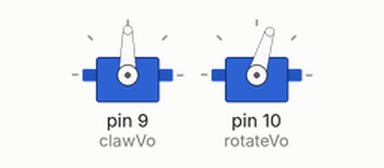
Bench run of a sketch on a simulated Arduino Uno, built with avr-gcc and run on an emulated ATmega328P. Shown: 2 × servo.

Above: at 0.05 s.
At 0.95 s:
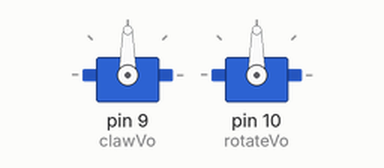
At 1.85 s:
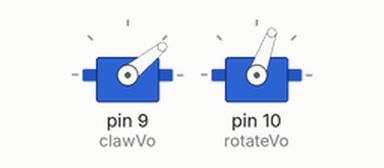
At 3.65 s:
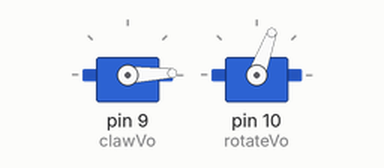
Timing chart, 0 to 8.5 s (numbered marks = the images above):
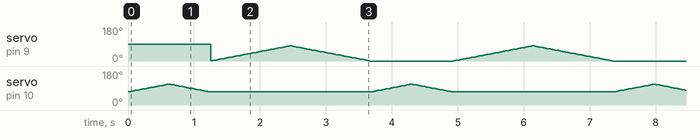

The sketch:

Servo_tests.ino
```cpp
#include <Servo.h>

Servo rotateVo;
Servo clawVo;// create servo object to control a servo
// twelve servo objects can be created on most boards

int pos = 0;    // variable to store the servo position

void setup() {
  clawVo.attach(9);  // attaches the servo on pin 9 to the servo object
  rotateVo.attach(10);
}

void loop() {
  for (pos = 70; pos <= 110; pos += 1) { // goes from 0 degrees to 180 degrees
    // in steps of 1 degree
    rotateVo.write(pos);              // tell servo to go to position in variable 'pos'
    delay(15);                       // waits 15ms for the servo to reach the position
  }
  for (pos = 110; pos >= 70; pos -= 1) { // goes from 180 degrees to 0 degrees
    rotateVo.write(pos);              // tell servo to go to position in variable 'pos'
    delay(15);                       // waits 15ms for the servo to reach the position
  }
  for (pos = 0; pos <= 80; pos += 1) { // goes from 0 degrees to 180 degrees
    // in steps of 1 degree
    clawVo.write(pos);              // tell servo to go to position in variable 'pos'
    delay(15);                       // waits 15ms for the servo to reach the position
  }
  for (pos = 80; pos >= 0; pos -= 1) { // goes from 180 degrees to 0 degrees
    clawVo.write(pos);              // tell servo to go to position in variable 'pos'
    delay(15);                       // waits 15ms for the servo to reach the position
  }


}
```
